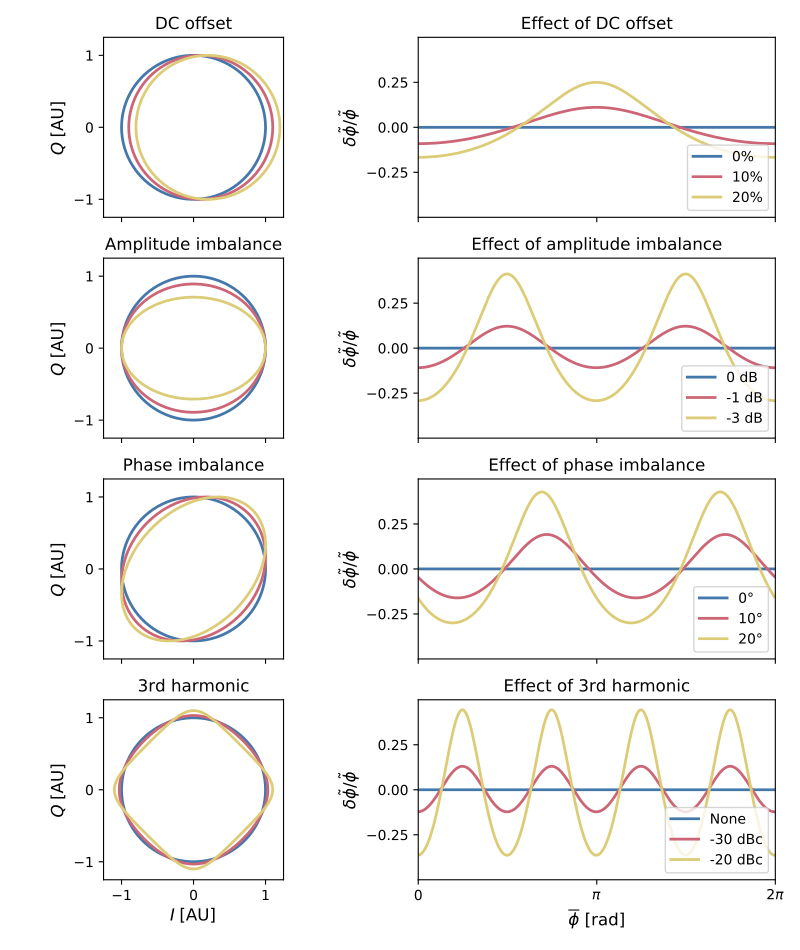

Generate this figure with Python:
import numpy as np
import matplotlib.pyplot as plt
import matplotlib as mpl
from distinct_colours import get_distinct


# Plotting parameters
fontsize = 16
mpl.rcParams['xtick.labelsize'] = fontsize - 2
mpl.rcParams['ytick.labelsize'] = fontsize - 2
linewidth = 2
cols = get_distinct(3)
# linestyles = ['-.', '--', '-']
linestyles = ['-', '-', '-']


class Demodulated(object):
    def __init__(self, amplitude_imbalance=0., phase_imbalance=0.,
                 DC_offset_I=0., dBc_3rd=None):
        '''Create instance of demodulated object.

        Input parameters:
        -----------------
        amplitude_imbalance - float
            Ratio of power in quadrature (Q) signal relative to
            power in in-phase (I) signal expressed in dB.
            [amplitude_imbalance] = dB

        phase_imbalance - float
            Phase imbalance between in-phase (I) and quadrature (Q) signals.
            [phase_imbalance] = rad

        DC_offset_I - float
            DC offset as a *fraction* of the in-phase (I) signal amplitude.
            [DC_offset_I] = unitless

        dBc_3rd - float or None
            Ratio of power in 3rd harmonic relative to
            power in fundamental expressed in dB.
            [dBc_3rd] = dBc

        '''
        # Demodulated phase
        # [self.ph] = rad
        self.ph = (2 * np.pi / 360) * np.arange(0, 361, 1)

        # Record demodulator imperfections
        self.amplitude_imbalance = amplitude_imbalance
        self.phase_imbalance = phase_imbalance
        self.DC_offset_I = DC_offset_I
        self.dBc_3rd = dBc_3rd

        # Generate I&Q signals
        self.I = self.getInPhase()
        self.Q = self.getQuadrature()

        # Determine relative error in measured phase fluctuation
        self.relative_error = self.getRelativeError()

    def getInPhase(self):
        # Build up signal iteratively
        I = np.cos(self.ph)

        if self.dBc_3rd is not None:
            # Relative to notation in thesis, we are assuming `I3` < 0
            I += (10 ** (self.dBc_3rd / 20.)) * np.cos(3 * self.ph)

        I += self.DC_offset_I

        return I

    def getQuadrature(self):
        ph = self.ph + self.phase_imbalance

        # Build up signal iteratively
        Q = np.sin(ph)

        if self.dBc_3rd is not None:
            # Relative to notation in thesis, we are assuming `Q3` < 0
            Q -= (10 ** (self.dBc_3rd / 20.)) * np.sin(3 * ph)

        Q *= (10 ** (self.amplitude_imbalance / 20.))

        return Q

    def getMeasuredPhase(self):
        return np.unwrap(np.arctan2(self.Q, self.I))

    def getRelativeError(self):
        dph = self.getMeasuredPhase() - self.ph
        return np.diff(dph) / np.diff(self.ph)


if __name__ == '__main__':
    fig, axes = plt.subplots(4, 2, figsize=(10, 12))

    IQ_lim = [-1.25, 1.25]
    IQ_xticks = np.array([-1, 0, 1])
    IQ_yticks = np.array([-1, 0, 1])

    relative_error_xlim = [0, 2 * np.pi]
    relative_error_xticks = np.array([0, np.pi, 2 * np.pi])
    relative_error_xticklabels = [r'0', r'$\pi$', r'$2 \pi$']
    relative_error_ylim = [-0.5, 0.5]
    relative_error_yticks = [-0.25, 0, 0.25]

    # Effect of DC offset
    DC_offsets = np.array([0., 1e-1, 2e-1])
    labels = []

    for i, DC_offset in enumerate(DC_offsets):
        D = Demodulated(DC_offset_I=DC_offset)

        axes[0, 0].plot(
            D.I, D.Q, linewidth=linewidth,
            linestyle=linestyles[i], c=cols[i])
        axes[0, 1].plot(
            D.ph[:-1], D.relative_error, linewidth=linewidth,
            linestyle=linestyles[i], c=cols[i])

        labels.append('%i%%' % np.int(DC_offset * 100))

    axes[0, 0].set_ylabel(r'$Q \; [\mathrm{AU}]$', fontsize=fontsize)
    axes[0, 0].set_title('DC offset')
    axes[0, 0].set_aspect('equal')
    axes[0, 0].set_xlim(IQ_lim)
    axes[0, 0].set_ylim(IQ_lim)
    axes[0, 0].set_xticks(IQ_xticks)
    axes[0, 0].set_xticklabels([])
    axes[0, 0].set_yticks(IQ_yticks)

    axes[0, 1].set_ylabel(
        r'$\delta\tilde{\phi} / \tilde{\phi}$', fontsize=fontsize)
    axes[0, 1].set_title('Effect of DC offset')
    axes[0, 1].set_xlim(relative_error_xlim)
    axes[0, 1].set_xticks(relative_error_xticks)
    axes[0, 1].set_xticklabels([])
    axes[0, 1].set_ylim(relative_error_ylim)
    axes[0, 1].set_yticks(relative_error_yticks)

    axes[0, 1].legend(labels, loc='lower right')

    # Effect of amplitude imbalance
    amplitude_imbalances = np.array([0., -1., -3.])
    labels = []

    for i, amplitude_imbalance in enumerate(amplitude_imbalances):
        D = Demodulated(amplitude_imbalance=amplitude_imbalance)

        axes[1, 0].plot(
            D.I, D.Q, linewidth=linewidth,
            linestyle=linestyles[i], c=cols[i])
        axes[1, 1].plot(
            D.ph[:-1], D.relative_error, linewidth=linewidth,
            linestyle=linestyles[i], c=cols[i])

        labels.append('%i dB' % np.int(amplitude_imbalance))

    axes[1, 0].set_ylabel(r'$Q \; [\mathrm{AU}]$', fontsize=fontsize)
    axes[1, 0].set_title('Amplitude imbalance')
    axes[1, 0].set_aspect('equal')
    axes[1, 0].set_xlim(IQ_lim)
    axes[1, 0].set_ylim(IQ_lim)
    axes[1, 0].set_xticks(IQ_xticks)
    axes[1, 0].set_xticklabels([])
    axes[1, 0].set_yticks(IQ_yticks)

    axes[1, 1].set_ylabel(
        r'$\delta\tilde{\phi} / \tilde{\phi}$', fontsize=fontsize)
    axes[1, 1].set_title('Effect of amplitude imbalance')
    axes[1, 1].set_xlim(relative_error_xlim)
    axes[1, 1].set_xticks(relative_error_xticks)
    axes[1, 1].set_xticklabels([])
    axes[1, 1].set_ylim(relative_error_ylim)
    axes[1, 1].set_yticks(relative_error_yticks)

    axes[1, 1].legend(labels, loc='lower right')

    # Effect of phase imbalance
    phase_imbalances = (np.pi / 180) * np.array([0., 10., 20.])
    labels = []

    for i, phase_imbalance in enumerate(phase_imbalances):
        D = Demodulated(phase_imbalance=phase_imbalance)

        axes[2, 0].plot(
            D.I, D.Q, linewidth=linewidth,
            linestyle=linestyles[i], c=cols[i])
        axes[2, 1].plot(
            D.ph[:-1], D.relative_error, linewidth=linewidth,
            linestyle=linestyles[i], c=cols[i])

        labels.append(u'%i\u00b0' % np.int((180 / np.pi) * phase_imbalance))

    axes[2, 0].set_ylabel(r'$Q \; [\mathrm{AU}]$', fontsize=fontsize)
    axes[2, 0].set_title('Phase imbalance')
    axes[2, 0].set_aspect('equal')
    axes[2, 0].set_xlim(IQ_lim)
    axes[2, 0].set_ylim(IQ_lim)
    axes[2, 0].set_xticks(IQ_xticks)
    axes[2, 0].set_xticklabels([])
    axes[2, 0].set_yticks(IQ_yticks)

    axes[2, 1].set_ylabel(
        r'$\delta\tilde{\phi} / \tilde{\phi}$', fontsize=fontsize)
    axes[2, 1].set_title('Effect of phase imbalance')
    axes[2, 1].set_xlim(relative_error_xlim)
    axes[2, 1].set_xticks(relative_error_xticks)
    axes[2, 1].set_xticklabels([])
    axes[2, 1].set_ylim(relative_error_ylim)
    axes[2, 1].set_yticks(relative_error_yticks)

    axes[2, 1].legend(labels, loc='lower right')

    # Effect of 3rd harmonic
    dBc_3rd_array = np.array([None, -30., -20.])
    labels = []

    for i, dBc_3rd in enumerate(dBc_3rd_array):
        D = Demodulated(dBc_3rd=dBc_3rd)

        axes[3, 0].plot(
            D.I, D.Q, linewidth=linewidth,
            linestyle=linestyles[i], c=cols[i])
        axes[3, 1].plot(
            D.ph[:-1], D.relative_error, linewidth=linewidth,
            linestyle=linestyles[i], c=cols[i])

        if dBc_3rd is None:
            labels.append('None')
        else:
            labels.append('%i dBc' % np.int(dBc_3rd))

    axes[3, 0].set_xlabel(r'$I \; [\mathrm{AU}]$', fontsize=fontsize)
    axes[3, 0].set_ylabel(r'$Q \; [\mathrm{AU}]$', fontsize=fontsize)
    axes[3, 0].set_title('3rd harmonic')
    axes[3, 0].set_aspect('equal')
    axes[3, 0].set_xlim(IQ_lim)
    axes[3, 0].set_ylim(IQ_lim)
    axes[3, 0].set_xticks(IQ_xticks)
    axes[3, 0].set_yticks(IQ_yticks)

    axes[3, 1].set_xlabel(r'$\bar{\phi} \; [\mathrm{rad}]$', fontsize=fontsize)
    axes[3, 1].set_ylabel(
        r'$\delta\tilde{\phi} / \tilde{\phi}$', fontsize=fontsize)
    axes[3, 1].set_title('Effect of 3rd harmonic')
    axes[3, 1].set_xlim(relative_error_xlim)
    axes[3, 1].set_xticks(relative_error_xticks)
    axes[3, 1].set_xticklabels(relative_error_xticklabels)
    axes[3, 1].set_ylim(relative_error_ylim)
    axes[3, 1].set_yticks(relative_error_yticks)

    axes[3, 1].legend(labels, loc='lower right')

    plt.tight_layout()

    plt.show()
